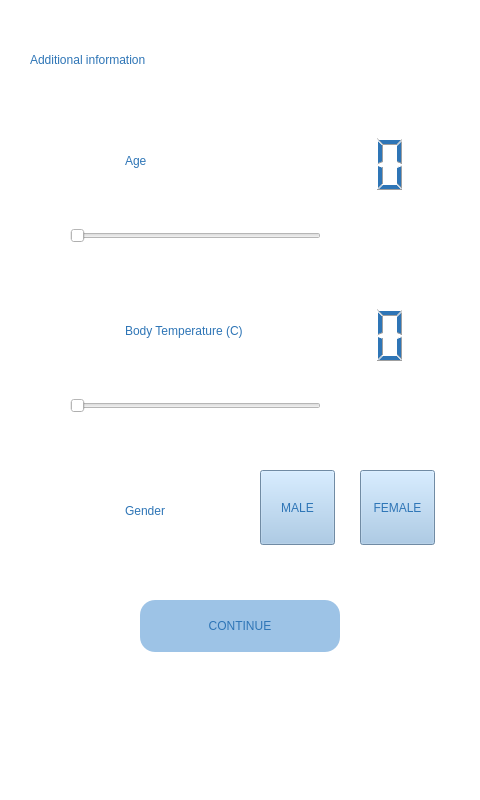
<?xml version="1.0" encoding="UTF-8"?>
<ui version="4.0">
 <class>secondPage</class>
 <widget class="QDialog" name="secondPage">
  <property name="geometry">
   <rect>
    <x>0</x>
    <y>0</y>
    <width>480</width>
    <height>800</height>
   </rect>
  </property>
  <property name="windowTitle">
   <string>Dialog</string>
  </property>
  <property name="styleSheet">
   <string notr="true">background-color: rgb(255, 255, 255);</string>
  </property>
  <widget class="QPushButton" name="pushButton">
   <property name="geometry">
    <rect>
     <x>460</x>
     <y>860</y>
     <width>113</width>
     <height>32</height>
    </rect>
   </property>
   <property name="text">
    <string>Cancel</string>
   </property>
  </widget>
  <widget class="QPushButton" name="male_button">
   <property name="geometry">
    <rect>
     <x>260</x>
     <y>470</y>
     <width>75</width>
     <height>75</height>
    </rect>
   </property>
   <property name="styleSheet">
    <string notr="true">font: 13pt &quot;Arial Rounded MT Bold&quot;;
border-color: rgb(49, 106, 255);
padding: 3px;
background-color: rgb(157, 195, 230);
color: rgb(46, 117, 182);

</string>
   </property>
   <property name="text">
    <string>MALE</string>
   </property>
   <property name="checkable">
    <bool>true</bool>
   </property>
   <property name="checked">
    <bool>false</bool>
   </property>
   <property name="autoExclusive">
    <bool>true</bool>
   </property>
   <property name="autoDefault">
    <bool>false</bool>
   </property>
   <property name="default">
    <bool>true</bool>
   </property>
   <property name="flat">
    <bool>false</bool>
   </property>
  </widget>
  <widget class="QLabel" name="gender">
   <property name="geometry">
    <rect>
     <x>50</x>
     <y>480</y>
     <width>60</width>
     <height>60</height>
    </rect>
   </property>
   <property name="text">
    <string/>
   </property>
   <property name="pixmap">
    <pixmap resource="First_page_file.qrc">:/newPrefix/gender.png</pixmap>
   </property>
   <property name="scaledContents">
    <bool>true</bool>
   </property>
  </widget>
  <widget class="QLabel" name="age">
   <property name="geometry">
    <rect>
     <x>50</x>
     <y>130</y>
     <width>60</width>
     <height>60</height>
    </rect>
   </property>
   <property name="text">
    <string/>
   </property>
   <property name="pixmap">
    <pixmap resource="First_page_file.qrc">:/newPrefix/age.png</pixmap>
   </property>
   <property name="scaledContents">
    <bool>true</bool>
   </property>
  </widget>
  <widget class="QPushButton" name="female_button">
   <property name="geometry">
    <rect>
     <x>360</x>
     <y>470</y>
     <width>75</width>
     <height>75</height>
    </rect>
   </property>
   <property name="styleSheet">
    <string notr="true">font: 13pt &quot;Arial Rounded MT Bold&quot;;

background-color: rgb(157, 195, 230);
alternate-background-color: rgb(87, 180, 255);
color: rgb(46, 117, 182);
</string>
   </property>
   <property name="text">
    <string>FEMALE</string>
   </property>
   <property name="checkable">
    <bool>true</bool>
   </property>
   <property name="autoExclusive">
    <bool>true</bool>
   </property>
   <property name="flat">
    <bool>false</bool>
   </property>
  </widget>
  <widget class="QLCDNumber" name="ageNumber">
   <property name="geometry">
    <rect>
     <x>249</x>
     <y>119</y>
     <width>161</width>
     <height>91</height>
    </rect>
   </property>
   <property name="font">
    <font>
     <family>Arial</family>
     <pointsize>14</pointsize>
    </font>
   </property>
   <property name="styleSheet">
    <string notr="true">background-color: transparent;
border-color: transparent;
gridline-color: transparent;
color: rgb(46, 117, 182);
</string>
   </property>
   <property name="frameShape">
    <enum>QFrame::StyledPanel</enum>
   </property>
   <property name="digitCount">
    <number>5</number>
   </property>
   <property name="value" stdset="0">
    <double>0.000000000000000</double>
   </property>
  </widget>
  <widget class="QSlider" name="ageSlider">
   <property name="geometry">
    <rect>
     <x>70</x>
     <y>215</y>
     <width>251</width>
     <height>41</height>
    </rect>
   </property>
   <property name="orientation">
    <enum>Qt::Horizontal</enum>
   </property>
  </widget>
  <widget class="QLabel" name="label">
   <property name="geometry">
    <rect>
     <x>5</x>
     <y>710</y>
     <width>470</width>
     <height>60</height>
    </rect>
   </property>
   <property name="text">
    <string/>
   </property>
   <property name="pixmap">
    <pixmap resource="First_page_file.qrc">:/newPrefix/nav2.png</pixmap>
   </property>
   <property name="scaledContents">
    <bool>true</bool>
   </property>
  </widget>
  <widget class="QLabel" name="temperature">
   <property name="geometry">
    <rect>
     <x>50</x>
     <y>300</y>
     <width>60</width>
     <height>60</height>
    </rect>
   </property>
   <property name="text">
    <string/>
   </property>
   <property name="pixmap">
    <pixmap resource="First_page_file.qrc">:/newPrefix/temperature.png</pixmap>
   </property>
   <property name="scaledContents">
    <bool>true</bool>
   </property>
  </widget>
  <widget class="QSlider" name="tempSlider_2">
   <property name="geometry">
    <rect>
     <x>70</x>
     <y>385</y>
     <width>251</width>
     <height>41</height>
    </rect>
   </property>
   <property name="minimum">
    <number>10</number>
   </property>
   <property name="maximum">
    <number>50</number>
   </property>
   <property name="orientation">
    <enum>Qt::Horizontal</enum>
   </property>
  </widget>
  <widget class="QLCDNumber" name="tempNumber">
   <property name="geometry">
    <rect>
     <x>250</x>
     <y>290</y>
     <width>160</width>
     <height>90</height>
    </rect>
   </property>
   <property name="font">
    <font>
     <family>Arial</family>
     <pointsize>14</pointsize>
    </font>
   </property>
   <property name="styleSheet">
    <string notr="true">background-color: transparent;
border-color: transparent;
gridline-color: transparent;
color: rgb(46, 117, 182);
</string>
   </property>
   <property name="frameShape">
    <enum>QFrame::StyledPanel</enum>
   </property>
   <property name="digitCount">
    <number>5</number>
   </property>
   <property name="value" stdset="0">
    <double>0.000000000000000</double>
   </property>
  </widget>
  <widget class="QLabel" name="label_6">
   <property name="geometry">
    <rect>
     <x>30</x>
     <y>30</y>
     <width>451</width>
     <height>60</height>
    </rect>
   </property>
   <property name="styleSheet">
    <string notr="true">background-color: transparent;
font: 28pt &quot;Arial Rounded MT Bold&quot;;
color: rgb(46, 117, 182);
</string>
   </property>
   <property name="text">
    <string>Additional information</string>
   </property>
  </widget>
  <widget class="QPushButton" name="continue2">
   <property name="geometry">
    <rect>
     <x>140</x>
     <y>600</y>
     <width>200</width>
     <height>52</height>
    </rect>
   </property>
   <property name="styleSheet">
    <string notr="true">background-color: rgb(157, 195, 230);
font: 20pt &quot;Arial Rounded MT Bold&quot;;
border-radius: 15px;
color: rgb(46, 117, 182);


</string>
   </property>
   <property name="text">
    <string>CONTINUE</string>
   </property>
   <property name="autoDefault">
    <bool>false</bool>
   </property>
   <property name="default">
    <bool>true</bool>
   </property>
   <property name="flat">
    <bool>false</bool>
   </property>
  </widget>
  <widget class="QLabel" name="age_2">
   <property name="geometry">
    <rect>
     <x>125</x>
     <y>140</y>
     <width>91</width>
     <height>41</height>
    </rect>
   </property>
   <property name="styleSheet">
    <string notr="true">background-color: transparent;
font: 14pt &quot;Arial Rounded MT Bold&quot;;
color: rgb(46, 117, 182);
</string>
   </property>
   <property name="text">
    <string>Age</string>
   </property>
  </widget>
  <widget class="QLabel" name="temp">
   <property name="geometry">
    <rect>
     <x>125</x>
     <y>310</y>
     <width>251</width>
     <height>41</height>
    </rect>
   </property>
   <property name="styleSheet">
    <string notr="true">background-color: transparent;
font: 14pt &quot;Arial Rounded MT Bold&quot;;
color: rgb(46, 117, 182);
</string>
   </property>
   <property name="text">
    <string>Body Temperature (C)</string>
   </property>
  </widget>
  <widget class="QLabel" name="personal_details_5">
   <property name="geometry">
    <rect>
     <x>125</x>
     <y>490</y>
     <width>101</width>
     <height>41</height>
    </rect>
   </property>
   <property name="styleSheet">
    <string notr="true">background-color: transparent;
font: 14pt &quot;Arial Rounded MT Bold&quot;;
color: rgb(46, 117, 182);
</string>
   </property>
   <property name="text">
    <string>Gender</string>
   </property>
  </widget>
 </widget>
 <resources>
  <include location="First_page_file.qrc"/>
 </resources>
 <connections>
  <connection>
   <sender>ageSlider</sender>
   <signal>valueChanged(int)</signal>
   <receiver>ageNumber</receiver>
   <slot>display(int)</slot>
   <hints>
    <hint type="sourcelabel">
     <x>277</x>
     <y>210</y>
    </hint>
    <hint type="destinationlabel">
     <x>268</x>
     <y>216</y>
    </hint>
   </hints>
  </connection>
  <connection>
   <sender>tempSlider_2</sender>
   <signal>valueChanged(int)</signal>
   <receiver>tempNumber</receiver>
   <slot>display(int)</slot>
   <hints>
    <hint type="sourcelabel">
     <x>177</x>
     <y>382</y>
    </hint>
    <hint type="destinationlabel">
     <x>374</x>
     <y>316</y>
    </hint>
   </hints>
  </connection>
 </connections>
</ui>
